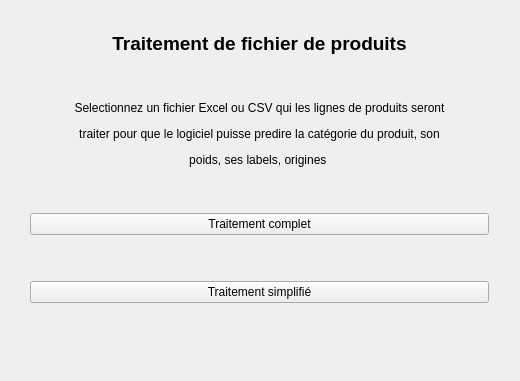
<?xml version="1.0" encoding="UTF-8"?>
<ui version="4.0">
 <class>Form</class>
 <widget class="QWidget" name="Form">
  <property name="geometry">
   <rect>
    <x>0</x>
    <y>0</y>
    <width>520</width>
    <height>381</height>
   </rect>
  </property>
  <property name="windowTitle">
   <string>Form</string>
  </property>
  <widget class="QWidget" name="verticalLayoutWidget_2">
   <property name="geometry">
    <rect>
     <x>30</x>
     <y>32</y>
     <width>459</width>
     <height>271</height>
    </rect>
   </property>
   <layout class="QVBoxLayout" name="verticalLayout_2">
    <item>
     <widget class="QLabel" name="label">
      <property name="text">
       <string>&lt;html&gt;&lt;head/&gt;&lt;body&gt;&lt;p align=&quot;center&quot;&gt;&lt;span style=&quot; font-size:14pt; font-weight:700;&quot;&gt;Traitement de fichier de produits&lt;/span&gt;&lt;/p&gt;&lt;/body&gt;&lt;/html&gt;</string>
      </property>
     </widget>
    </item>
    <item>
     <spacer name="verticalSpacer_2">
      <property name="orientation">
       <enum>Qt::Orientation::Vertical</enum>
      </property>
      <property name="sizeHint" stdset="0">
       <size>
        <width>20</width>
        <height>40</height>
       </size>
      </property>
     </spacer>
    </item>
    <item>
     <widget class="QLabel" name="label_2">
      <property name="lineWidth">
       <number>0</number>
      </property>
      <property name="text">
       <string>&lt;html&gt;&lt;head/&gt;&lt;body&gt;&lt;p align=&quot;center&quot;&gt;Selectionnez un fichier Excel ou CSV qui les lignes de produits seront&lt;/p&gt;&lt;p align=&quot;center&quot;&gt;traiter pour que le logiciel puisse predire la catégorie du produit, son&lt;/p&gt;&lt;p align=&quot;center&quot;&gt;poids, ses labels, origines &lt;/p&gt;&lt;/body&gt;&lt;/html&gt;</string>
      </property>
     </widget>
    </item>
    <item>
     <spacer name="verticalSpacer_4">
      <property name="orientation">
       <enum>Qt::Orientation::Vertical</enum>
      </property>
      <property name="sizeHint" stdset="0">
       <size>
        <width>20</width>
        <height>40</height>
       </size>
      </property>
     </spacer>
    </item>
    <item>
     <layout class="QVBoxLayout" name="verticalLayout">
      <item>
       <widget class="QPushButton" name="Traitement_complet">
        <property name="text">
         <string>Traitement complet</string>
        </property>
       </widget>
      </item>
      <item>
       <spacer name="verticalSpacer">
        <property name="orientation">
         <enum>Qt::Orientation::Vertical</enum>
        </property>
        <property name="sizeHint" stdset="0">
         <size>
          <width>20</width>
          <height>40</height>
         </size>
        </property>
       </spacer>
      </item>
      <item>
       <widget class="QPushButton" name="Traitement_simplifie">
        <property name="text">
         <string>Traitement simplifié</string>
        </property>
       </widget>
      </item>
     </layout>
    </item>
   </layout>
  </widget>
 </widget>
 <resources/>
 <connections/>
</ui>
